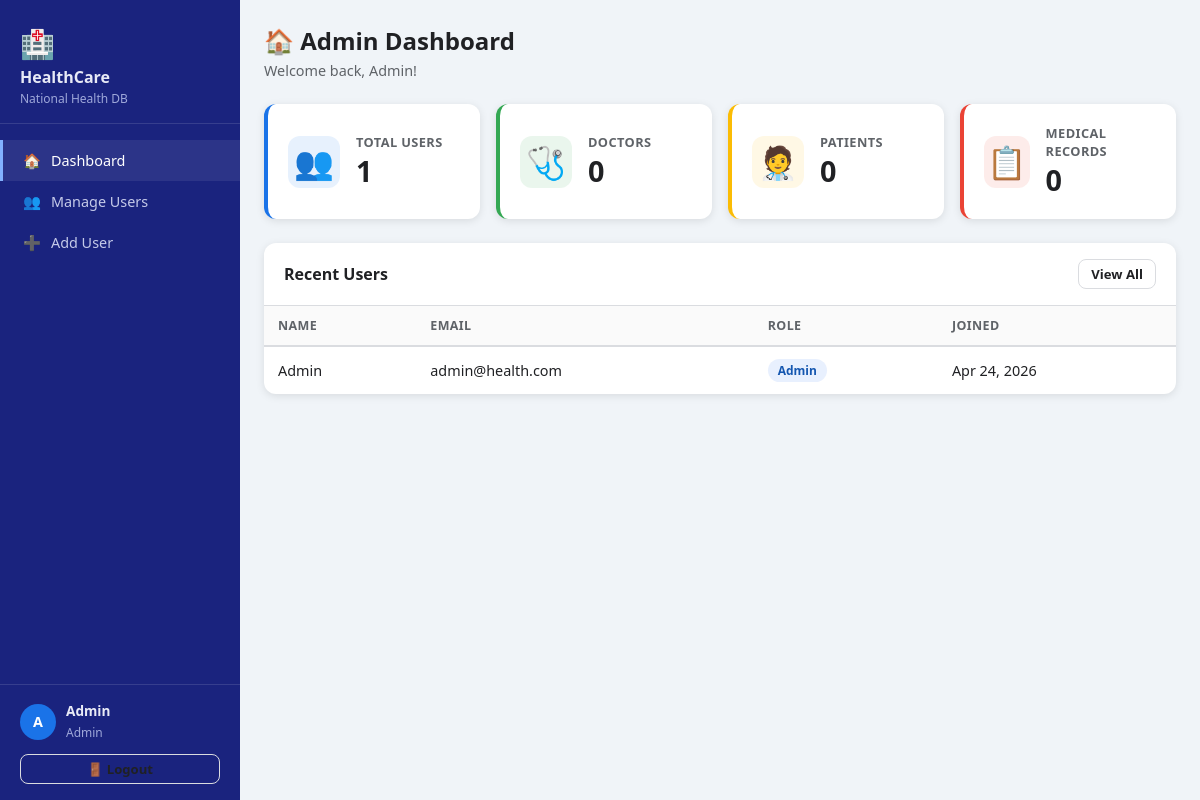
Screenshot of /pages/admin/dashboard.php (signed in) with the database file from the repository.
### tables this page shows
CREATE TABLE IF NOT EXISTS users (
    id INT AUTO_INCREMENT PRIMARY KEY,
    name VARCHAR(100) NOT NULL,
    email VARCHAR(150) NOT NULL UNIQUE,
    password VARCHAR(255) NOT NULL,
    role ENUM('admin','doctor','patient') NOT NULL,
    phone VARCHAR(20),
    created_at TIMESTAMP DEFAULT CURRENT_TIMESTAMP
);

### includes/autoload.php (called while the page is built, shortened)
<?php
spl_autoload_register(function (string $class): void {
    $file = __DIR__ . '/../classes/' . $class . '.php';
});
require_once __DIR__ . '/../config/database.php';

### classes/Database.php (called while the page is built, shortened)
<?php
class Database {
    private static ?PDO $instance = null;
    public static function getInstance(): PDO {
        if (self::$instance === null) {
            $dsn = "mysql:host=" . DB_HOST . ";dbname=" . DB_NAME . ";charset=" . DB_CHARSET;
            $options = [
                PDO::ATTR_ERRMODE            => PDO::ERRMODE_EXCEPTION,
                PDO::ATTR_DEFAULT_FETCH_MODE => PDO::FETCH_ASSOC,
                PDO::ATTR_EMULATE_PREPARES   => false,
            ];
            self::$instance = new PDO($dsn, DB_USER, DB_PASS, $options);
        }
        return self::$instance;
    }
}

### classes/Model.php (called while the page is built, shortened)
<?php
abstract class Model {
    public function __construct() {
        $this->db = Database::getInstance();
    }
}

### classes/Admin.php (called while the page is built, shortened)
<?php
class Admin extends User {
    public function getAllUsers(): array {
        $stmt = $this->db->query("SELECT id, name, email, role, phone, created_at FROM users ORDER BY created_at DESC");
        return $stmt->fetchAll();
    }
    public function getDashboardStats(): array {
        return [
            'total_users'    => (int)$this->db->query("SELECT COUNT(*) FROM users")->fetchColumn(),
            'total_doctors'  => $this->countByRole('doctor'),
            'total_patients' => $this->countByRole('patient'),
            'total_records'  => (int)$this->db->query("SELECT COUNT(*) FROM medical_records")->fetchColumn(),
        ];
    }
}

### classes/User.php (called while the page is built, shortened)
<?php
class User extends Model {
    public function countByRole(string $role): int {
        $stmt = $this->db->prepare("SELECT COUNT(*) FROM users WHERE role = ?");
        $stmt->execute([$role]);
        return (int)$stmt->fetchColumn();
    }
}

### pages/admin/dashboard.php (the view, shortened to what this page needs)
<?php
require_once __DIR__ . '/../../includes/autoload.php';
$admin = new Admin();
$stats = $admin->getDashboardStats();
$recentUsers = array_slice($admin->getAllUsers(), 0, 5);
require_once __DIR__ . '/../../includes/header.php';
?>
<div class="page-header">
  <h1>🏠 Admin Dashboard</h1>
  <p>Welcome back, <?= htmlspecialchars($_SESSION['user_name']) ?>!</p>
</div>
<div class="stats-grid">
  <div class="stat-card"><div class="stat-icon">👥</div><div class="stat-info"><p>Total Users</p><h2><?= $stats['total_users'] ?></h2></div></div>
  <div class="stat-card green"><div class="stat-icon">🩺</div><div class="stat-info"><p>Doctors</p><h2><?= $stats['total_doctors'] ?></h2></div></div>
  <div class="stat-card orange"><div class="stat-icon">🧑‍⚕️</div><div class="stat-info"><p>Patients</p><h2><?= $stats['total_patients'] ?></h2></div></div>
  <div class="stat-card red"><div class="stat-icon">📋</div><div class="stat-info"><p>Medical Records</p><h2><?= $stats['total_records'] ?></h2></div></div>
</div>
<div class="card">
  <div class="card-header"><h3>Recent Users</h3><a href="/pages/admin/users.php" class="btn btn-outline btn-sm">View All</a></div>
  <div class="card-body" style="padding:0">
    <div class="table-wrap"><table>
      <thead><tr><th>Name</th><th>Email</th><th>Role</th><th>Joined</th></tr></thead>
      <tbody>
        <?php foreach($recentUsers as $u): ?>
        <tr>
          <td><?= htmlspecialchars($u['name']) ?></td>
          <td><?= htmlspecialchars($u['email']) ?></td>
          <td><span class="badge badge-<?= $u['role'] ?>"><?= ucfirst($u['role']) ?></span></td>
          <td><?= date('M d, Y', strtotime($u['created_at'])) ?></td>
        </tr>
        <?php endforeach; ?>
      </tbody>
    </table></div>
  </div>
</div>
<?php require_once __DIR__ . '/../../includes/footer.php'; ?>

### assets/css/style.css (style rules this page uses)
:root { --primary: #1a73e8; --primary-dark: #1557b0; --secondary: #34a853; --danger: #ea4335; --warning: #fbbc04; --bg: #f0f4f8; --card: #ffffff; --text: #202124; --text-muted: #5f6368; --border: #dadce0; --sidebar-w: 240px; --radius: 12px; --shadow: 0 2px 8px rgba(0,0,0,.10); --shadow-lg: 0 8px 30px rgba(0,0,0,.12); }
*,*::before,*::after { box-sizing:border-box;margin:0;padding:0 }
body { font-family:'Segoe UI',system-ui,sans-serif;background:var(--bg);color:var(--text);min-height:100vh }
a { color:var(--primary);text-decoration:none }
.btn { display:inline-flex;align-items:center;gap:6px;padding:9px 20px;border-radius:8px;border:none; font-size:.9rem;font-weight:600;cursor:pointer;transition:all .2s;white-space:nowrap }
.btn-outline { background:transparent;border:1.5px solid var(--border);color:var(--text) }
.btn-sm { padding:5px 12px;font-size:.82rem }
.page-header { margin-bottom:24px }
.page-header h1 { font-size:1.5rem;font-weight:700;color:var(--text) }
.page-header p { color:var(--text-muted);font-size:.9rem;margin-top:4px }
.card { background:var(--card);border-radius:var(--radius);box-shadow:var(--shadow);overflow:hidden }
.card-header { padding:16px 20px;border-bottom:1px solid var(--border);display:flex;align-items:center;justify-content:space-between }
.card-header h3 { font-size:1rem;font-weight:600 }
.card-body { padding:20px }
.stats-grid { display:grid;grid-template-columns:repeat(auto-fit,minmax(200px,1fr));gap:16px;margin-bottom:24px }
.stat-card { background:var(--card);border-radius:var(--radius);padding:20px;box-shadow:var(--shadow); display:flex;align-items:center;gap:16px;border-left:4px solid var(--primary) }
.stat-card.green { border-left-color:var(--secondary) }
.stat-card.orange { border-left-color:var(--warning) }
.stat-card.red { border-left-color:var(--danger) }
.stat-icon { font-size:2rem;width:52px;height:52px;border-radius:12px;background:rgba(26,115,232,.1); display:flex;align-items:center;justify-content:center }
.stat-card.green .stat-icon { background:rgba(52,168,83,.1) }
.stat-card.orange .stat-icon { background:rgba(251,188,4,.1) }
.stat-card.red .stat-icon { background:rgba(234,67,53,.1) }
.stat-info p { font-size:.8rem;color:var(--text-muted);font-weight:600;text-transform:uppercase;letter-spacing:.4px }
.stat-info h2 { font-size:1.8rem;font-weight:700;color:var(--text) }
.table-wrap { overflow-x:auto }
table { width:100%;border-collapse:collapse;font-size:.9rem }
th { padding:11px 14px;text-align:left;font-size:.78rem;font-weight:700;color:var(--text-muted); text-transform:uppercase;letter-spacing:.4px;border-bottom:2px solid var(--border);background:#fafafa }
td { padding:12px 14px;border-bottom:1px solid var(--border);vertical-align:middle }
tr:last-child td { border-bottom:none }
.badge { display:inline-flex;align-items:center;padding:3px 10px;border-radius:20px;font-size:.75rem;font-weight:600 }
.badge-admin { background:#e8f0fe;color:#1557b0 }

### rows the page displays
users: name "Admin", email "admin@health.com", role "Admin", created_at "Apr 24, 2026"

### other values shown
$link['icon'] "🏠"
$link['label'] "Dashboard"
$link['icon'] "👥"
$link['label'] "Manage Users"
$link['icon'] "➕"
$link['label'] "Add User"
mb_substr($userName,0,1) "A"
$userName "Admin"
$role "Admin"
$_SESSION['user_name'] "Admin"
$stats['total_users'] "1"
$stats['total_doctors'] "0"
$stats['total_patients'] "0"
$stats['total_records'] "0"
